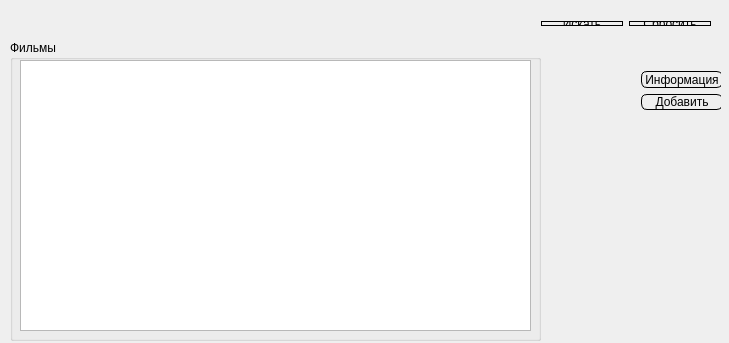
<?xml version="1.0" encoding="UTF-8"?>
<ui version="4.0">
 <class>MainWindow</class>
 <widget class="QMainWindow" name="MainWindow">
  <property name="geometry">
   <rect>
    <x>0</x>
    <y>0</y>
    <width>729</width>
    <height>343</height>
   </rect>
  </property>
  <property name="windowTitle">
   <string>CatalogFilms</string>
  </property>
  <property name="styleSheet">
   <string notr="true"/>
  </property>
  <widget class="QWidget" name="centralWidget">
   <widget class="QGroupBox" name="groupBox">
    <property name="geometry">
     <rect>
      <x>10</x>
      <y>40</y>
      <width>531</width>
      <height>301</height>
     </rect>
    </property>
    <property name="styleSheet">
     <string notr="true"/>
    </property>
    <property name="title">
     <string>Фильмы</string>
    </property>
    <widget class="QTableView" name="tableView">
     <property name="geometry">
      <rect>
       <x>10</x>
       <y>20</y>
       <width>511</width>
       <height>271</height>
      </rect>
     </property>
    </widget>
   </widget>
   <widget class="QWidget" name="layoutWidget">
    <property name="geometry">
     <rect>
      <x>630</x>
      <y>60</y>
      <width>91</width>
      <height>61</height>
     </rect>
    </property>
    <layout class="QVBoxLayout" name="verticalLayout">
     <item>
      <widget class="QPushButton" name="info">
       <property name="styleSheet">
        <string notr="true">QPushButton {
	border: 1px solid;
	height: 23%;
	border-radius: 6px;
    min-width: 80px;
}

QPushButton:pressed {
    background-color: qlineargradient(x1: 0, y1: 0, x2: 0, y2: 1,
                                      stop: 0 #dadbde, stop: 1 #f6f7fa);
}

</string>
       </property>
       <property name="text">
        <string>Информация</string>
       </property>
      </widget>
     </item>
     <item>
      <widget class="QPushButton" name="add">
       <property name="styleSheet">
        <string notr="true">QPushButton {
	border: 1px solid;
	height: 23%;
	border-radius: 6px;
    min-width: 80px;
}

QPushButton:pressed {
    background-color: qlineargradient(x1: 0, y1: 0, x2: 0, y2: 1,
                                      stop: 0 #dadbde, stop: 1 #f6f7fa);
}

</string>
       </property>
       <property name="text">
        <string>Добавить</string>
       </property>
      </widget>
     </item>
    </layout>
   </widget>
   <widget class="QWidget" name="layoutWidget">
    <property name="geometry">
     <rect>
      <x>530</x>
      <y>10</y>
      <width>191</width>
      <height>27</height>
     </rect>
    </property>
    <layout class="QHBoxLayout" name="horizontalLayout_2">
     <item>
      <widget class="QPushButton" name="search">
       <property name="styleSheet">
        <string notr="true">QPushButton {
	border: 1px solid;
	height: 23%;
	border-radius: 6px;
    min-width: 80px;
}

QPushButton:pressed {
    background-color: qlineargradient(x1: 0, y1: 0, x2: 0, y2: 1,
                                      stop: 0 #dadbde, stop: 1 #f6f7fa);
}

</string>
       </property>
       <property name="text">
        <string>Искать</string>
       </property>
      </widget>
     </item>
     <item>
      <widget class="QPushButton" name="reset">
       <property name="styleSheet">
        <string notr="true">QPushButton {
	border: 1px solid;
	height: 23%;
	border-radius: 6px;
    min-width: 80px;
}

QPushButton:pressed {
    background-color: qlineargradient(x1: 0, y1: 0, x2: 0, y2: 1,
                                      stop: 0 #dadbde, stop: 1 #f6f7fa);
}

</string>
       </property>
       <property name="text">
        <string>Сбросить</string>
       </property>
      </widget>
     </item>
    </layout>
   </widget>
   <widget class="QWidget" name="layoutWidget">
    <property name="geometry">
     <rect>
      <x>10</x>
      <y>10</y>
      <width>511</width>
      <height>22</height>
     </rect>
    </property>
    <layout class="QHBoxLayout" name="horizontalLayout">
     <item>
      <widget class="QLabel" name="label">
       <property name="text">
        <string>Фильм</string>
       </property>
      </widget>
     </item>
     <item>
      <widget class="QLineEdit" name="film">
       <property name="styleSheet">
        <string notr="true"/>
       </property>
      </widget>
     </item>
     <item>
      <widget class="QLabel" name="label_2">
       <property name="text">
        <string>Год</string>
       </property>
      </widget>
     </item>
     <item>
      <widget class="QLineEdit" name="year"/>
     </item>
     <item>
      <widget class="QLabel" name="label_3">
       <property name="text">
        <string>Рейтинг</string>
       </property>
      </widget>
     </item>
     <item>
      <widget class="QLineEdit" name="rating">
       <property name="enabled">
        <bool>true</bool>
       </property>
      </widget>
     </item>
    </layout>
   </widget>
  </widget>
 </widget>
 <layoutdefault spacing="6" margin="11"/>
 <resources/>
 <connections/>
</ui>
